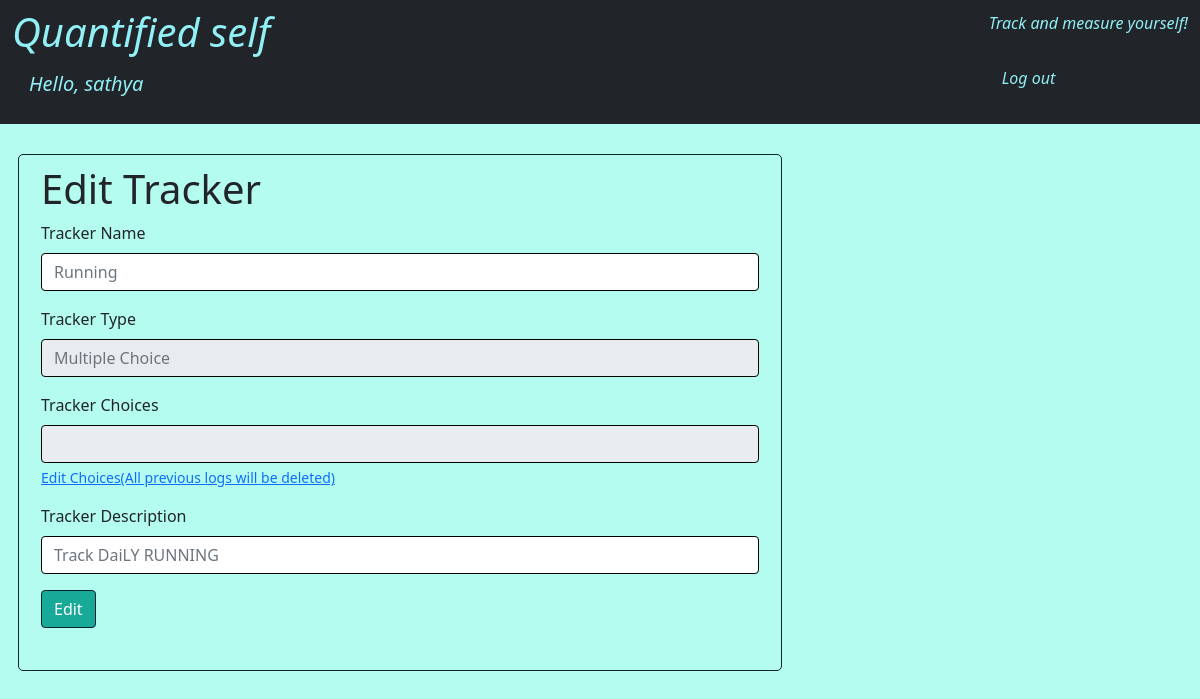
Screenshot of /user/sathya/19/edit (signed in) with the database file from the repository.
### models.py (models this page shows, shortened)
class Users(db.Model, UserMixin):
    __tablename__ = "Users"
    uid = db.Column(db.Integer, autoincrement=True, primary_key=True)
    uname = db.Column(db.String, nullable=False, unique=True)
    password = db.Column(db.String(), nullable=False)
    trackers = db.relationship("Trackers", secondary="Enrollments")

class Trackers(db.Model):
    __tablename__ = "Trackers"
    trid = db.Column(db.Integer, autoincrement=True, primary_key=True)
    trname = db.Column(db.String, nullable=False, unique=True)
    trtype = db.Column(db.String, nullable=False)
    trdesc = db.Column(db.String)

### application/user.py (the view, shortened to what this page needs)
@app.route("/user/<uname>/<int:trid>/edit", methods=['GET', 'POST'])
@login_required
def user_tracker_edit(uname,trid):
    if request.method == 'GET':
        tracker = Trackers.query.filter_by(trid=trid).one()
        selectable_values = None
        if tracker.trtype == "Multiple Choice":
            try:
                selectable_values = Selectables.query.filter_by(trid=trid).one()
            except:
                pass
        return render_template("useredittracker.html", tracker=tracker, selectable_values = selectable_values, uname=current_user.uname, trid=trid)

### application/user.py (called while the page is built)
@login.user_loader
def load_user(uid):
    return Users.query.filter_by(uid=uid).first()

### templates/useredittracker.html (shortened to what this page needs)
<!DOCTYPE html>
<html lang="en">
  <head>
    <link href="https://cdn.jsdelivr.net/npm/bootstrap@5.1.3/dist/css/bootstrap.min.css" rel="stylesheet">
  </head>
<body >
    <nav class="navbar navbar-dark bg-dark">
        <div class="container-fluid">
           <h1 class="italic" style="color:#91eff6;">Quantified self <br><a class="btn btn-lg" style="color:#91eff6;" href="/user/{{uname}}/home">Hello, {{uname}}</a></h1>
           <br>
           <p class="italic" style="color:#91eff6;">Track and measure yourself!<br><br><a href="/user/logout" class="btn btn-dark" style="color:#91eff6">Log out</a></p>
        </div>
     </nav>
    <div id="main" class="col-md-8">
      <div class="container-fluid" style="padding: 30px">
        <div class="row" style="border: 1px solid #10222E; border-radius: 5px; padding: 10px;">
            <h1>Edit Tracker</h1>
            <form action="/user/{{uname}}/{{trid}}/edit" method="POST" id="tracker-edit-form">
                <div class="row">
                  <div class="mb-3">
                    <label for="trname" class="form-label">Tracker Name</label>
                    <input type="text" class="form-control" id="trname" name="trname" style="border: 1px solid black;" placeholder="{{tracker.trname}}">
                  </div>
                  <div class="mb-3">
                    <label for="trtype" class="form-label">Tracker Type</label>
                    <input type="text" class="form-control" id="trtype" name="trtype" style="border: 1px solid black;" placeholder="{{tracker.trtype}}" disabled readonly>
                  </div>
                  {% if tracker.trtype == "Multiple Choice" %}
                  <div class="mb-3">
                    <label for="trackerChoices" class="form-label">Tracker Choices</label>
                    <input type="text" class="form-control" id="trtype" name="trtype" style="border: 1px solid black;" placeholder="{{selectable_values.selectables}}" disabled readonly>
                    <div class="form-text"><a href="/user/{{uname}}/{{tracker.trid}}/editselectables">Edit Choices(All previous logs will be deleted)</a></div>
                  {% endif %}
                  </div>
                  <div class="mb-3">
                    <label for="trdesc" class="form-label">Tracker Description</label>
                    <input type="text" class="form-control" id="trdesc" name="trdesc" style="border: 1px solid black;" placeholder="{{tracker.trdesc}}">
                  </div>
                  <div class="col-auto mb-3">
                    <input type="submit" class="btn btn-primary mb-3" value="Edit" style="border: 0.5px solid #10222E; background-color: #18A999; color: white;">
                  </div>
        </div>
      </div>
    </div>
</body>
</html>

### templates/useredittracker.html (style rules this page uses)
body { background-color:rgba(52, 247, 214, 0.359) }
h1.italic { font-style:italic }
p.italic { font-style:italic }

### rows the page displays
Users: uname "sathya"
Trackers: trname "Running", trtype "Multiple Choice", trdesc "Track DaiLY RUNNING"
